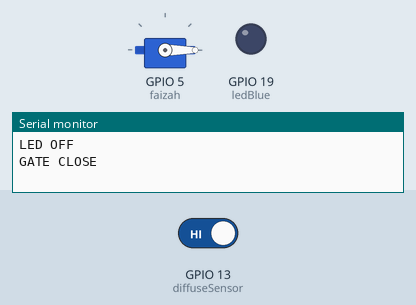
The sketch below on a simulated ESP32. On the bench: servo, output pins drawn as LEDs (lit = HIGH), the last lines printed to the serial monitor. The inputs (shaded band) are chosen by the test bench; at power-on: GPIO 13 (diffuseSensor) HIGH.

Above: at 2.8 s.
2.9 s: GPIO 13 (diffuseSensor) driven LOW
At 3.5 s:
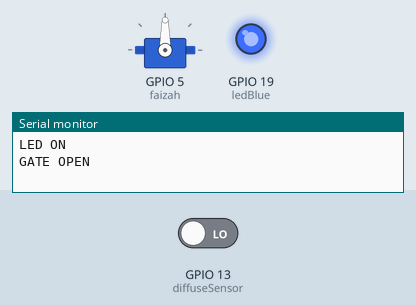
4.5 s: GPIO 13 (diffuseSensor) driven HIGH
At 6.2 s:
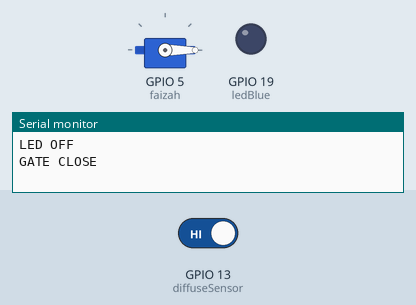
Timing chart, 0 to 7.7 s (numbered marks = the images above; inputs shaded):
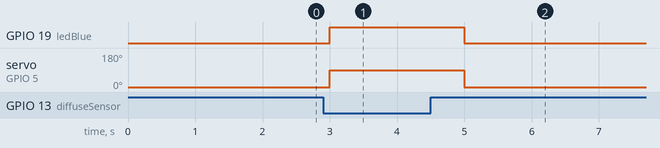

The sketch:

esp32_diffuse_sensor_LED_servo.ino
```cpp
const int diffuseSensor = 13;
int dataSensor = 0;
#define ledBlue 19
#include <ESP32Servo.h>
Servo faizah;

void setup() {
  pinMode(diffuseSensor, INPUT);
  Serial.begin(115200);

  pinMode(ledBlue, OUTPUT);
  faizah.attach(5, 500, 2500);
}

void loop() {
  dataSensor = digitalRead(diffuseSensor);

  if (dataSensor == LOW) {
    digitalWrite(ledBlue, HIGH);
    Serial.println("LED ON");

    faizah.write(90);
    Serial.println("GATE OPEN");
    Serial.println(" ");
    delay(1000);
  } else {
    digitalWrite(ledBlue, LOW);
    Serial.println("LED OFF");

    faizah.write(0);
    Serial.println("GATE CLOSE");
    Serial.println(" ");
    delay(1000);
  }
}
```

Measured:
- after the input at 2.9 s, GPIO 19 (ledBlue): LOW → HIGH after 0.10 s; servo on GPIO 5 (faizah): 0° → 90° after 0.10 s
- after the input at 4.5 s, GPIO 19 (ledBlue): HIGH → LOW after 0.50 s; servo on GPIO 5 (faizah): 90° → 0° after 0.50 s
